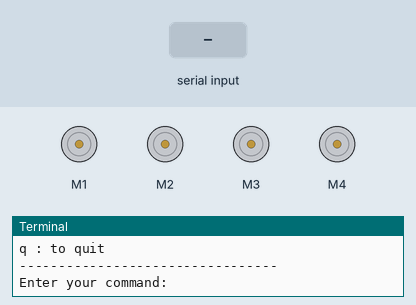
Bench run of a program on a simulated Raspberry Pi (BCM pin numbers). Parts: 4 × DC motor (green arrow = forward, orange = backward, longer = faster), the last lines printed to the terminal. The test bench sets the inputs (shaded band). At 9.4 s the program stops and its outputs stay as they are.

Above: at 1.2 s.
1.3 s: "f" typed at the terminal
At 1.9 s:
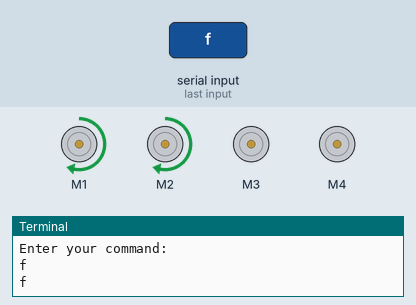
2.8 s: "b" typed at the terminal
At 4.9 s:
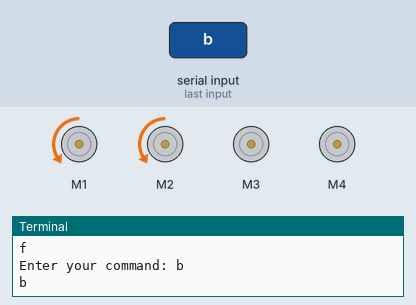
5.8 s: "t" typed at the terminal
At 7.9 s:
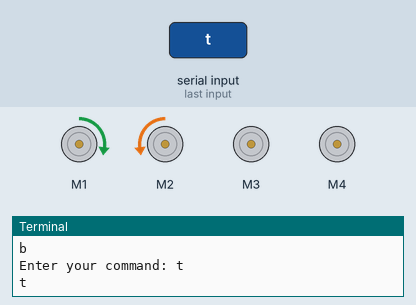
8.8 s: "q" typed at the terminal
Timing chart, 0 to 10.9 s (numbered marks = the images above; inputs shaded):
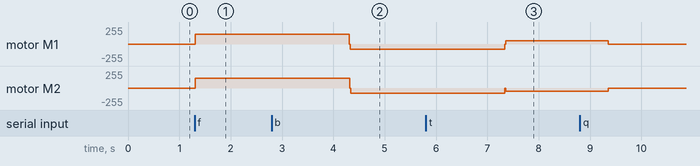

Measured:
- after the input at 1.3 s, motor M1, motor M2: stopped → forward 150/255 at once

The program:

moveRobot.py
```python
#!/usr/bin/python
from Adafruit_MotorHAT import Adafruit_MotorHAT, Adafruit_DCMotor
import time
import atexit

mh = Adafruit_MotorHAT(addr=0x60)

def turnOffMotors():
    mh.getMotor(1).run(Adafruit_MotorHAT.RELEASE)
    mh.getMotor(2).run(Adafruit_MotorHAT.RELEASE)
    mh.getMotor(3).run(Adafruit_MotorHAT.RELEASE)
    mh.getMotor(4).run(Adafruit_MotorHAT.RELEASE)

atexit.register(turnOffMotors)
Motor1 = mh.getMotor(1)
Motor2 = mh.getMotor(2)


print "Set conditions for stopped motors and moing forward! "
Motor1.setSpeed(0)
Motor2.setSpeed(0)
Motor1.run(Adafruit_MotorHAT.FORWARD)
Motor2.run(Adafruit_MotorHAT.FORWARD)

#print "\tSpeed up..."
#for i in range(255):
#    Motor1.setSpeed(i)
#    Motor2.setSpeed(i)
#    time.sleep(0.005)
#
#print "\tSlow down..."
#for i in reversed(range(255)):
#    Motor1.setSpeed(i)
#    Motor2.setSpeed(i)
#    time.sleep(0.005)
#
#print "Release"
#Motor1.run(Adafruit_MotorHAT.RELEASE)
#Motor2.run(Adafruit_MotorHAT.RELEASE)
#time.sleep(2.0)
#
#
#Motor1.run(Adafruit_MotorHAT.FORWARD)
#Motor2.run(Adafruit_MotorHAT.BACKWARD)

#print "\tSpeed up..."
#for i in range(255):
#    Motor1.setSpeed(i)
#    Motor2.setSpeed(i)
#    time.sleep(0.002)
#
#print "Release"
#Motor1.run(Adafruit_MotorHAT.RELEASE)
#Motor2.run(Adafruit_MotorHAT.RELEASE)
#time.sleep(2.0)
#
#Motor1.run(Adafruit_MotorHAT.FORWARD)
#Motor1.setSpeed(10)
#time.sleep(1.0)
#Motor1.run(Adafruit_MotorHAT.RELEASE)


#Motor1.setSpeed(0)
#Motor2.setSpeed(0)
#Motor2.run(Adafruit_MotorHAT.FORWARD)
#Motor1.run(Adafruit_MotorHAT.FORWARD)
#Motor1.setSpeed(25)
#Motor2.setSpeed(25)
#time.sleep(2)

def stop():
    Motor1.run(Adafruit_MotorHAT.RELEASE)
    Motor2.run(Adafruit_MotorHAT.RELEASE)


def moveForward(timeSleeping=3):
    Motor1.run(Adafruit_MotorHAT.RELEASE)
    Motor2.run(Adafruit_MotorHAT.RELEASE)
    Motor1.setSpeed(150)
    Motor2.setSpeed(150)
    Motor2.run(Adafruit_MotorHAT.FORWARD)
    Motor1.run(Adafruit_MotorHAT.FORWARD)
    time.sleep(timeSleeping)
    Motor1.run(Adafruit_MotorHAT.RELEASE)
    Motor2.run(Adafruit_MotorHAT.RELEASE)
    Motor1.setSpeed(0)
    Motor2.setSpeed(0)

def moveBack(timeSleeping=3):
    Motor1.run(Adafruit_MotorHAT.RELEASE)
    Motor2.run(Adafruit_MotorHAT.RELEASE)
    Motor1.setSpeed(75)
    Motor2.setSpeed(75)
    Motor2.run(Adafruit_MotorHAT.BACKWARD)
    Motor1.run(Adafruit_MotorHAT.BACKWARD)
    time.sleep(timeSleeping)
    Motor1.run(Adafruit_MotorHAT.RELEASE)
    Motor2.run(Adafruit_MotorHAT.RELEASE)
    Motor1.setSpeed(0)
    Motor2.setSpeed(0)

def rotateLeft(timeSleeping=2):
    Motor1.setSpeed(0)
    Motor2.setSpeed(0)
    Motor2.run(Adafruit_MotorHAT.BACKWARD)
    Motor1.run(Adafruit_MotorHAT.FORWARD)
    Motor1.setSpeed(50)
    Motor2.setSpeed(50)
    time.sleep(timeSleeping)
    Motor1.run(Adafruit_MotorHAT.RELEASE)
    Motor2.run(Adafruit_MotorHAT.RELEASE)

def rotateRight(timeSleeping=2):
    Motor1.setSpeed(0)
    Motor2.setSpeed(0)
    Motor2.run(Adafruit_MotorHAT.FORWARD)
    Motor1.run(Adafruit_MotorHAT.BACKWARD)
    Motor1.setSpeed(50)
    Motor2.setSpeed(50)
    time.sleep(timeSleeping)
    Motor1.run(Adafruit_MotorHAT.RELEASE)
    Motor2.run(Adafruit_MotorHAT.RELEASE)

def turnRight(timeSleeping=2):
    Motor1.setSpeed(0)
    Motor2.setSpeed(0)
    Motor2.run(Adafruit_MotorHAT.FORWARD)
    Motor1.run(Adafruit_MotorHAT.FORWARD)
    Motor1.setSpeed(75)
    Motor2.setSpeed(150)
    time.sleep(timeSleeping)
    Motor1.run(Adafruit_MotorHAT.RELEASE)
    Motor2.run(Adafruit_MotorHAT.RELEASE)

def turnLeft(timeSleeping=1):
    Motor1.setSpeed(0)
    Motor2.setSpeed(0)
    Motor2.run(Adafruit_MotorHAT.FORWARD)
    Motor1.run(Adafruit_MotorHAT.FORWARD)
    Motor1.setSpeed(150)
    Motor2.setSpeed(75)
    time.sleep(timeSleeping)
    Motor1.run(Adafruit_MotorHAT.RELEASE)
    Motor2.run(Adafruit_MotorHAT.RELEASE)

#turnLeft(1)


#def program():
#    moveForward()
#    rotateRight()
#    moveForward()
#    rotateLeft()

def looping(inputValue="h"):
    while (inputValue!="q"):
#        print inputValue
        if str(inputValue)=="h":
            print "---------------------------------"
            print "press the key and enter to "
            print "h : to get this menu"
            print ""
            print "f : to go forward"
            print "b : to go backward"
            print ""
            print "r : to rotate right"
            print "t : to rotate left"
            print ""
            print "d : to turn left"
            print "g : to turn right"
            print ""
            print "q : to quit"
            print "---------------------------------"
        if inputValue=="f":
            moveForward()
        if inputValue=="b":
            moveBack()
        if inputValue=="t":
            rotateLeft()
        if inputValue=="r":
            rotateRight()
        if inputValue=="d":
            turnLeft()
        if inputValue=="g":
            turnRight()
        inputValue = raw_input('Enter your command: ')
        print inputValue


looping()
```
